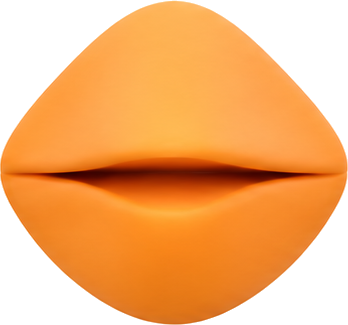
#> input picture examples/organic-surface/benchmarks/chick/parts/beak/front.png, 348 x 325 px, found by its file name
$ python fit_lobes.py
#> lines starting #> are read from the running program, lines starting #| are printed output that depends on the picture; after the words box and inside, x2 and y2 are one past the last pixel; in counts of white or black regions, pixels touching at a corner belong together
"""Fit overlapping rounded solids to the independent part masks before organic extraction."""
import json
from pathlib import Path
import numpy as np
from PIL import Image
from scipy.ndimage import distance_transform_edt
from scipy.optimize import least_squares

ROOT=Path(__file__).parent.resolve()
# Normalized component coordinates: center, three radii, dx/dz and dy/dz.
templates={
    "crest": [
        ([-.20,.12,.35,.25,.36,.40,-.30,.53],2,0),
        ([ .16,-.08,.48,.27,.44,.52,.15,.53],2,0)],
    "leg": [
        ([0,-.24,.56,.19,.20,.50,0,0],6,0),
        ([0,-.19,.21,.34,.31,.22,0,0],3,0),
        ([0,.18,.18,.18,.33,.22,0,0],3,0),
        ([-.29,.08,.18,.17,.32,.22,0,0],3,.36),
        ([ .29,.08,.18,.17,.32,.22,0,0],3,-.36)]
}

def blend(a,b,k):
    return np.minimum(a,b)-np.maximum(k-abs(a-b),0)**2/(4*k)

# [23 lines left out: function model, not called in this run]

def fit(part):
#> called with part = 'crest'
    folder=ROOT/part
    template=templates[part]
    initial=np.array([row[0] for row in template]).ravel()
    observations=[]
    size,pad=72,8
    for name in ['front','rear','left','top']:
        alpha=Image.open(folder/(name+'.png')).convert('RGBA').getchannel('A')
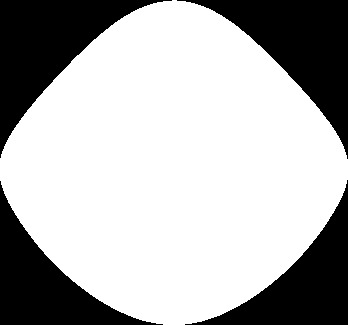
#> alpha: PIL image 348x325 L; 69.4% white; 4 black regions, box (x1, y1, x2, y2) and area: (177, 0, 348, 159) 9656, (0, 0, 172, 158) 9618, (185, 180, 348, 325) 7712, (0, 181, 163, 325) 7677
        mask=np.pad(np.asarray(alpha.resize((size,size),Image.Resampling.BOX))>=128,pad)
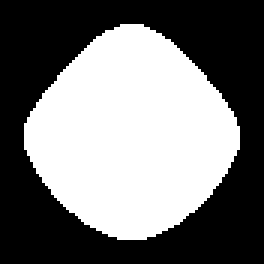
#> mask: shape (88, 88) bool (shown 3 times larger); 46.5% white; 1 white region, box (x1, y1, x2, y2) and area: (8, 8, 80, 80) 3603
        dist=(distance_transform_edt(~mask)-distance_transform_edt(mask))/size
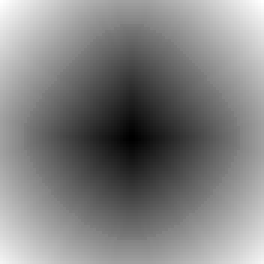
#> dist: shape (88, 88) float64 (shown 3 times larger); min -0.436, max 0.432, mean 0.00383; drawn with min black and max white
        yy,xx=np.where(abs(dist)<.09)
#> yy = 2730 values from 2 to 85; xx = 2730 values, max 85 at index 1270, min 2 at index 1214, mean 43.48
        yy,xx=yy[::3],xx[::3]
#> yy = 910 values from 2 to 85; xx = 910 values, max 85 at index 432, min 2 at index 441, mean 43.92
        u=(xx-pad+.5)/size-.5
#> u = 910 values, max 0.576 at index 432, min -0.576 at index 441, mean 0.00588
        v=(yy-pad+.5)/size-.5 if name=='top' else 1-(yy-pad+.5)/size
#> v = 910 values, max 1.08 at index 0, min -0.0764 at index 906, mean 0.489
        observations.append((name,u,v,dist[yy,xx]-np.sign(dist[yy,xx])*.5/size))
    delta=np.tile([.12,.14,.11,.10,.14,.10,.19,.45 if part=="crest" else .15],len(template))
    if part=="crest":
        delta.reshape(-1,8)[:,[1,4,7]]=[.36,.28,.65]
    lo=(initial-delta).reshape(-1,8);lo[:,3:6]=np.maximum(lo[:,3:6],.08)
    # [20 lines left out: function residual, not called in this run]
    solution=least_squares(residual,initial,bounds=(lo.ravel(),initial+delta),max_nfev=40,ftol=1e-4)
    if not np.isfinite(solution.x).all():raise ValueError('invalid fit')
    (folder/'fit.json').write_text(json.dumps(solution.x.reshape(-1,8).tolist(),indent=2)+'\n')
    n=64; extra=.15
    t=(np.arange(n+2)-.5)/n*(1+2*extra)-extra
    field=model(solution.x,template,'space',t[:,None,None]-.5,t[None,:,None]-.5,t[None,None,:])
    save_field(folder,field,extra)
    print(part,solution.nfev,solution.cost,flush=True)

# [19 lines left out: function save_field, not called in this run]

if __name__=='__main__':
#> (the run stopped early here; a loop or call above may not have finished)

$ run again, with examples/organic-surface/benchmarks/chick/parts/beak/source.png copied over examples/organic-surface/benchmarks/chick/parts/beak/front.png
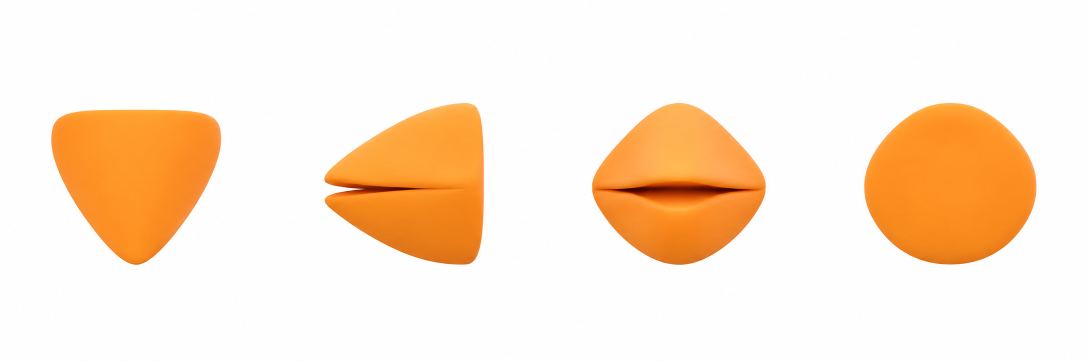
#> input picture examples/organic-surface/benchmarks/chick/parts/beak/source.png, 2172 x 724 px, found by its file name (shown at 1/2 size)
#> alpha: PIL image 2172x724 L; every value is 255
#> in fit, `mask=np.pad(np.asarray(alpha.resize((size,size),Image.Resampling.BOX))..`:
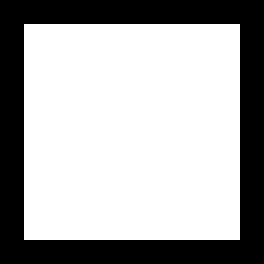
#> mask: shape (88, 88) bool (shown 3 times larger); 66.9% white; 1 black region, box (x1, y1, x2, y2) and area: (0, 0, 88, 88) 2560
#> in fit, `dist=(distance_transform_edt(~mask)-distance_transform_edt(mask))/size`:
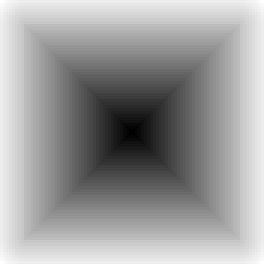
#> dist: shape (88, 88) float64 (shown 3 times larger); min -0.5, max 0.157, mean -0.0946; drawn with min black and max white
#> in fit, `yy,xx=np.where(abs(dist)<.09)`: yy = 3424 values from 2 to 85; xx = 3424 values, max 85 at index 403, min 2 at index 320, mean 43.5
#> in fit, `yy,xx=yy[::3],xx[::3]`: yy = 1142 values from 2 to 85; xx = 1142 values, max 84 at index 79, min 3 at index 52, mean 43.5
#> u = 1142 values, max 0.562 at index 79, min -0.562 at index 52, mean -2.12e-17
#> v = 1142 values, max 1.08 at index 0, min -0.0764 at index 1116, mean 0.5
